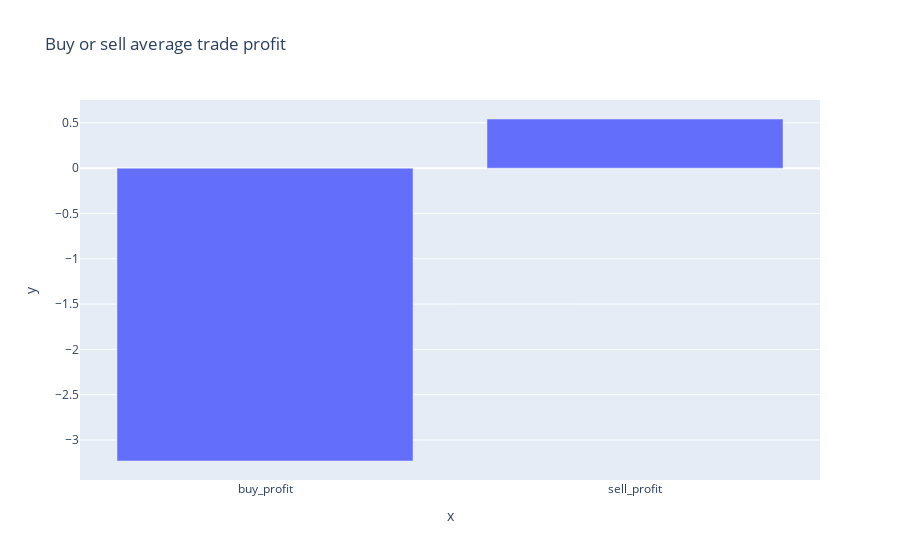

This figure's notebook cell:
### Code cell
import plotly.express as px
buy_profit = trades.loc[trades["side"]=="BUY","profit"].mean()
sell_profit = trades.loc[trades["side"]=="SELL","profit"].mean()
px.bar(x=["buy_profit", "sell_profit"], y=[buy_profit, sell_profit], title="Buy or sell average trade profit")

### Figure 1 — Plotly figure (JSON) as saved in the notebook; plotly's stock layout.template omitted (floating-point values rounded to 4 significant figures)
{"data": [{"alignmentgroup": "True", "hovertemplate": "x=%{x}<br>y=%{y}<extra></extra>", "legendgroup": "", "marker": {"color": "#636efa", "pattern": {"shape": ""}}, "name": "", "offsetgroup": "", "orientation": "v", "showlegend": false, "textposition": "auto", "type": "bar", "x": ["buy_profit", "sell_profit"], "xaxis": "x", "y": [-3.232, 0.5424], "yaxis": "y"}], "layout": {"barmode": "relative", "legend": {"tracegroupgap": 0}, "title": {"text": "Buy or sell average trade profit"}, "xaxis": {"anchor": "y", "domain": [0, 1], "title": {"text": "x"}}, "yaxis": {"anchor": "x", "domain": [0, 1], "title": {"text": "y"}}}}
